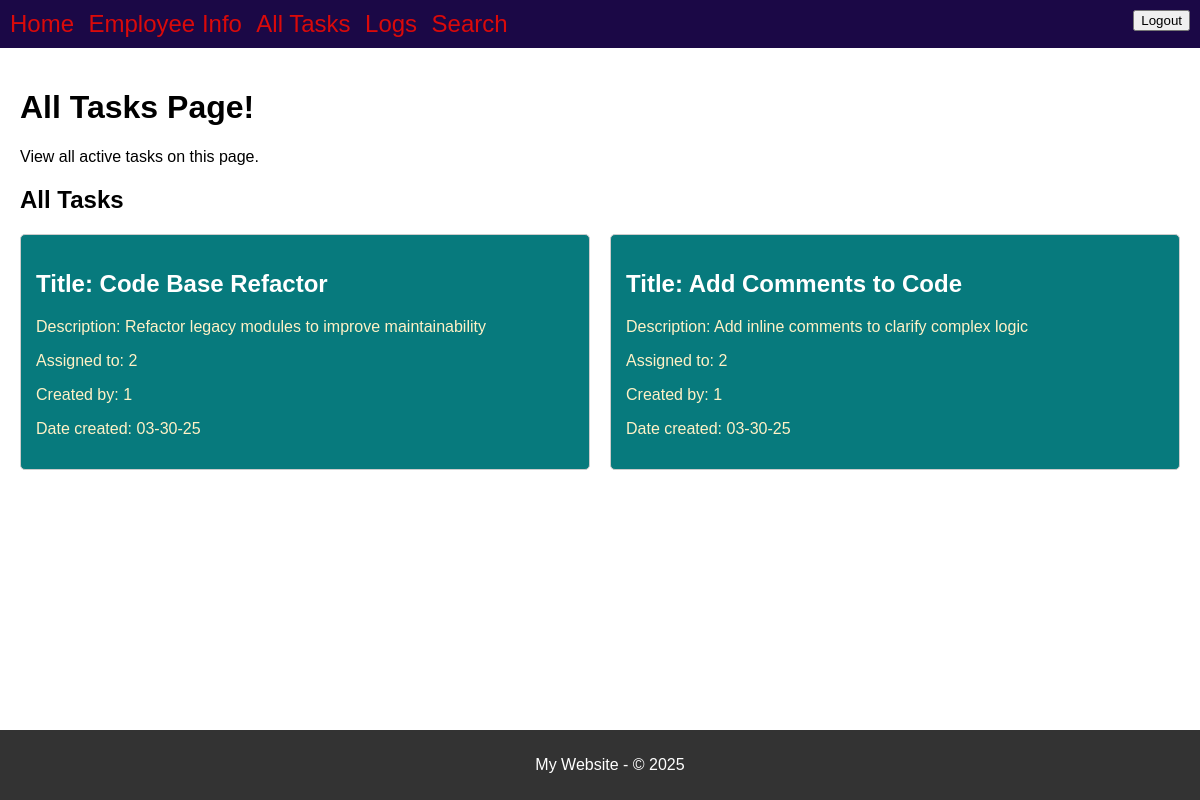
The app's page /all-tasks (signed in) with its own data.
### model.py (models this page shows, shortened)
class Tasks(db.Model):
    __tablename__ = 'Tasks'
    id = db.Column(db.Integer, primary_key=True)
    title = db.Column(db.String(30), nullable=False)
    body = db.Column(db.String(200), nullable=False)
    assigned_to = db.Column(db.Integer, db.ForeignKey('Users.id'), nullable=True)
    created_by = db.Column(db.Integer, db.ForeignKey('Users.id'), nullable=True)
    date_created = db.Column(db.String(8), nullable=False)
    completed = db.Column(db.Integer, default=0)
    assigned_user = db.relationship('Users', foreign_keys=[assigned_to])
    creator_user = db.relationship('Users', foreign_keys=[created_by])

### routes.py (the view)
@app.route('/all-tasks', methods=['GET', 'POST'])
def display_tasks():
    if CS.notLoggedIn():
        return redirect(url_for("display_login"))
    tasks = Tasks.query.all()
    task_columns = [column.name for column in Tasks.__table__.columns]
    return render_template(
        "all-tasks.html",
        title="All Tasks Page!",
        content="View all active tasks on this page.",
        form=form,
        tasks=tasks,
        task_columns=task_columns,
        CS=CS
    )

### current_session.py (called while the page is built)
    @staticmethod
    def isLoggedIn():
        status = "username" in session
        return status

    @staticmethod
    def notLoggedIn():
        return not CurrentSession.isLoggedIn()

    @staticmethod
    def getRole():
        return userRole

    @staticmethod
    def getUsername():
        username = session.get("username", None)  # Get username from session
        return username

### Templates/all-tasks.html (shortened to what this page needs)
{% extends "base.html" %}
{% block page_title %}
    {{ title }}
{% endblock %}
{% block content %}
    <p>{{ content }}</p>
    <h2>All Tasks</h2>
    {% if tasks %}
        <div id="tasks-grid">
            {% for task in tasks %}
            <div class="task-card">
                <h2 id="task-title">Title: {{task.title}}</h2>
                <p class="task-details">Description: {{task.body}}</p>
                <p class="task-details">Assigned to: {{task.assigned_to}}</p>
                <p class="task-details">Created by: {{task.created_by}}</p>
                <p class="task-details">Date created: {{task.date_created}}</p>
            </div>
            {% endfor %}
        </div>
    {% else %}
        <p>No tasks found in the database.</p>
    {% endif %}
{% endblock %}

### Styles/style.css (style rules this page uses)
body { font-family: sans-serif; margin: 0; padding: 0; }
#tasks-grid { display: flex; flex-wrap: wrap; gap: 20px; }
.task-card { flex: 1 1 calc(50% - 20px); box-sizing: border-box; padding: 15px; border: 1px solid #ccc; border-radius: 5px; background-color: #077A7D; }
#task-title { color:white; }
.task-details { color:rgb(255, 241, 198); }

### records on screen
Tasks: title "Code Base Refactor", body "Refactor legacy modules to improve maintainability", assigned_to "2", created_by "1", date_created "03-30-25"
Tasks: title "Add Comments to Code", body "Add inline comments to clarify complex logic", assigned_to "2", created_by "1", date_created "03-30-25"

### other values on screen
{{ title }} "All Tasks Page!"
{{ content }} "View all active tasks on this page."
